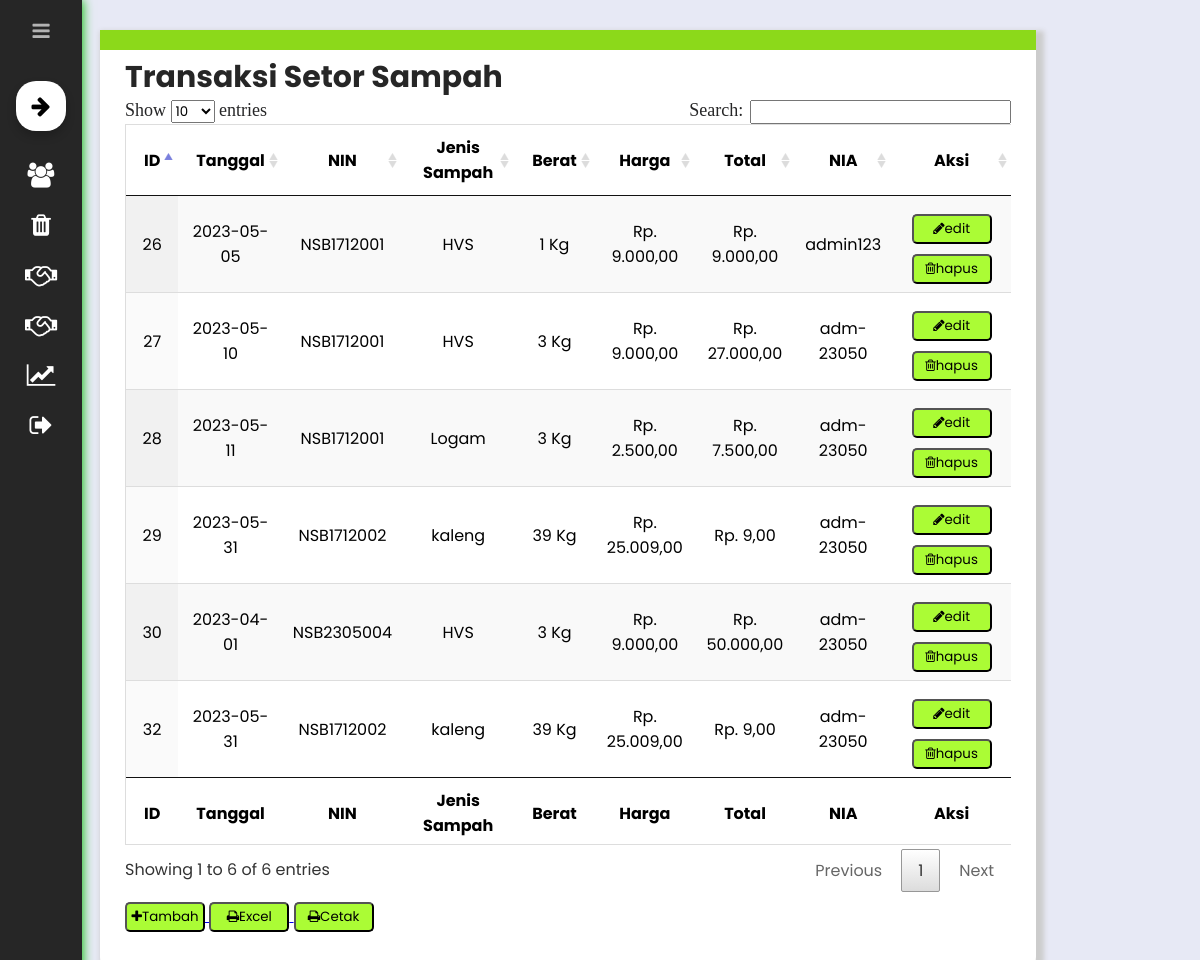
/view/dashboard.php?page=data-setor (signed in), run on the app's committed database.
### tables this page shows
CREATE TABLE `setor` (
  `id_setor` int(5) NOT NULL,
  `tanggal_setor` date NOT NULL,
  `nin` varchar(10) NOT NULL,
  `jenis_sampah` varchar(15) NOT NULL,
  `berat` int(4) NOT NULL,
  `harga` int(6) NOT NULL,
  `total` int(8) NOT NULL,
  `nia` varchar(9) NOT NULL
);

### system/models/transaksi-setor/view-setor.php (the view, shortened to what this page needs)
<!DOCTYPE html>
<html lang="en">
<head>
	<link rel="stylesheet" type="text/css" href="../datatables/css/jquery.dataTables.css">
</head>
<body>
	<h2 style="font-size: 30px; color: #262626;">Transaksi Setor Sampah</h2>
	<div class="table" style="overflow-x:auto;">
        <table id="example" class="display" cellspacing="0" width="100%" border="0" >
            <thead>
            <tr>
                <th>ID</th>
                <th>Tanggal</th>
                <th>NIN</th>
                <th>Jenis Sampah</th>
                <th>Berat</th>
                <th>Harga</th>
                <th>Total</th>
                <th>NIA</th>
                <th>Aksi</th>
            </tr>
            </thead>
            <tfoot>
            <tr>
                <th>ID</th>
                <th>Tanggal</th>
                <th>NIN</th>
                <th>Jenis Sampah</th>
                <th>Berat</th>
                <th>Harga</th>
                <th>Total</th>
                <th>NIA</th>
                <th>Aksi</th>
            </tr>
            </tfoot>
            <tbody>
            <?php
                $query = mysqli_query($conn, "SELECT * FROM setor ORDER BY id_setor ASC");
                while($row = mysqli_fetch_assoc($query)){
            ?>
            <tr align="center">
                <td><?php echo $row['id_setor'] ?></td>
                <td><?php echo $row['tanggal_setor'] ?></td>
                <td><?php echo $row['nin'] ?></td>
                <td><?php echo $row['jenis_sampah'] ?></td>
                <td><?php echo number_format($row['berat'])." Kg"  ?></td>
                <td><?php echo "Rp. ".number_format($row['harga'], 2, ",", ".")  ?></td>
                <td><?php echo "Rp. ".number_format($row['total'], 2, ",", ".")  ?></td>
                <td><?php echo $row['nia'] ?></td>
                <td>
                    <a href="dashboard.php?page=edit-setor&id=<?php echo $row['id_setor']; ?>">
                    <button><i class="fa fa-pencil"></i>edit</button>
                    </a>
                    <a onclick="return confirm('Anda yakin ingin menghapus data ini?')" href="../system/models/transaksi-setor/delete-setor.php?id=<?php echo $row['id_setor']; ?>">
                    <button><i class="fa fa-trash-o"></i>hapus</button>
                    </a>
                </td>
            </tr>
            <?php } ?>
            </tbody>
        </table>
    </div>
    <div class="buttonAdminFull">
        <a href="dashboard.php?page=tambah-data-setor">
        <button><i class="fa fa-plus" aria-hidden="true"></i>Tambah</button>
        </a>
        <a target="_blank" href="../system/models/transaksi-setor/excel-setor.php">
        <button><i class="fa fa-print" aria-hidden="true"></i>Excel</button>
        </a>
        <a target="_blank" href="../system/models/transaksi-setor/print-setor.php">
        <button><i class="fa fa-print" aria-hidden="true"></i>Cetak</button>
        </a>
    </div>
</body>
</html>

### asset/internal/css/styleDashboard.css (style rules this page uses)
* { font-family: "Poppins", sans-serif; margin: 0; padding: 0; }
body { position: relative; min-height: 100vh; width: 100%; background: #e7e9f5; }
:root { --bg-primary: #262626; --btn-primary: #abfc35; --btn-secondary: #9be729; --bg-default: #ffffff; }

### system/models/transaksi-setor/view-setor.php (style rules this page uses)
table { border-collapse: collapse; border-spacing: 0; width: 100%; border: 1px solid #ddd; }
tr:nth-child(even) { background-color: #f2f2f2 }
td a button { background: #abfc35; color: black; margin-top:10px; width: 80px; height:30px; border-radius: 5px; }
.buttonAdminFull a button { background: #abfc35; color: black; margin-top:10px; width: 80px; height:30px; border-radius: 5px; }

### data on the page
setor: id_setor "26", tanggal_setor "2023-05-05", nin "NSB1712001", jenis_sampah "HVS", berat "1", harga "9.000,00", total "9.000,00", nia "admin123"
setor: id_setor "27", tanggal_setor "2023-05-10", nin "NSB1712001", jenis_sampah "HVS", berat "3", harga "9.000,00", total "27.000,00", nia "adm-23050"
setor: id_setor "28", tanggal_setor "2023-05-11", nin "NSB1712001", jenis_sampah "Logam", berat "3", harga "2.500,00", total "7.500,00", nia "adm-23050"
setor: id_setor "29", tanggal_setor "2023-05-31", nin "NSB1712002", jenis_sampah "kaleng", berat "39", harga "25.009,00", total "9,00", nia "adm-23050"
setor: id_setor "30", tanggal_setor "2023-04-01", nin "NSB2305004", jenis_sampah "HVS", berat "3", harga "9.000,00", total "50.000,00", nia "adm-23050"
setor: id_setor "32", tanggal_setor "2023-05-31", nin "NSB1712002", jenis_sampah "kaleng", berat "39", harga "25.009,00", total "9,00", nia "adm-23050"
